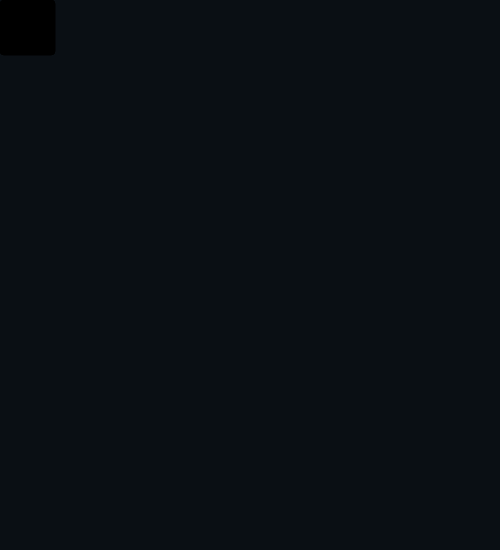
Frame 1 (no input)
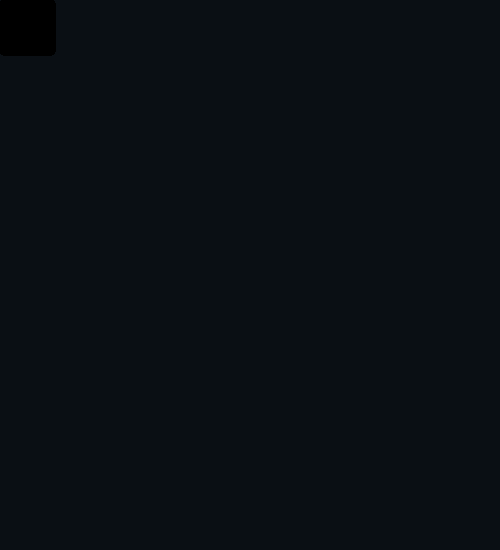
Frame 60 (no input)
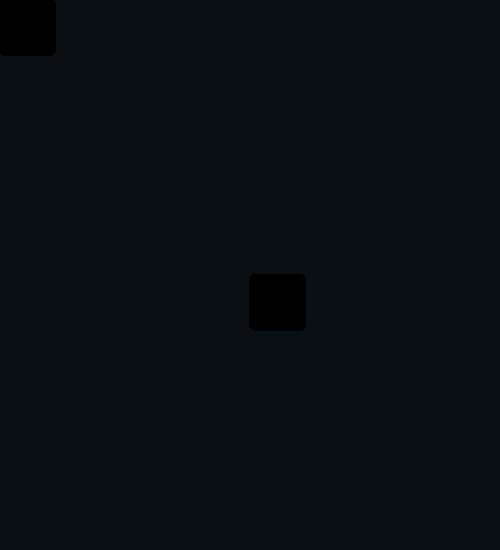
Frame 120 (the mouse pressed at the canvas centre since frame 60)

The p5.js sketch that drew these frames (run headless with seeded random() and noise() and a simulated clock; from frame 60 on, the mouse is pressed at the canvas centre):

// p5.js sketch
// ── sketch.js
function setup() {
  createCanvas(500,550);
  background(10,15,20);
}

function draw() {
  fill(0);
  rect(mouseX,mouseY,55,55,4,4,4,4);
  
  
}
